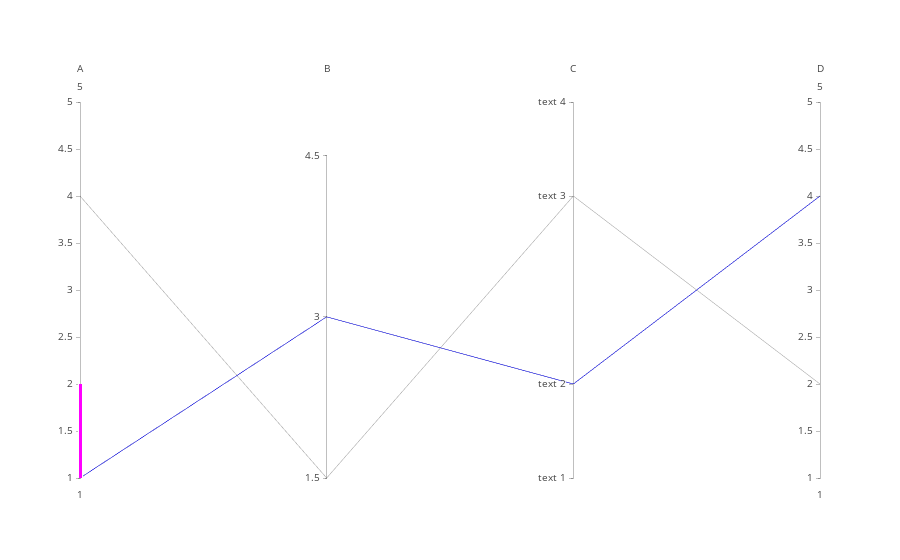

Notebook code for this chart:
### Code cell
data = [
    go.Parcoords(
        line = dict(color = 'blue'),
        dimensions = list([
            dict(range = [1,5],
                 constraintrange = [1,2],
                 label = 'A', values = [1,4]),
            dict(range = [1.5,5],
                 tickvals = [1.5,3,4.5],
                 label = 'B', values = [3,1.5]),
            dict(range = [1,5],
                 tickvals = [1,2,4,5],
                 label = 'C', values = [2,4],
                 ticktext = ['text 1', 'text 2', 'text 3', 'text 4']),
            dict(range = [1,5],
                 label = 'D', values = [4,2])
        ])
    )
]

iplot(data)

### Figure 1 — Plotly figure (JSON) as saved in the notebook; plotly's stock layout.template omitted (floating-point values rounded to 4 significant figures)
{"data": [{"dimensions": [{"constraintrange": [1, 2], "label": "A", "range": [1, 5], "values": [1, 4]}, {"label": "B", "range": [1.5, 5], "tickvals": [1.5, 3, 4.5], "values": [3, 1.5]}, {"label": "C", "range": [1, 5], "ticktext": ["text 1", "text 2", "text 3", "text 4"], "tickvals": [1, 2, 4, 5], "values": [2, 4]}, {"label": "D", "range": [1, 5], "values": [4, 2]}], "line": {"color": "blue"}, "type": "parcoords"}], "layout": {}}
